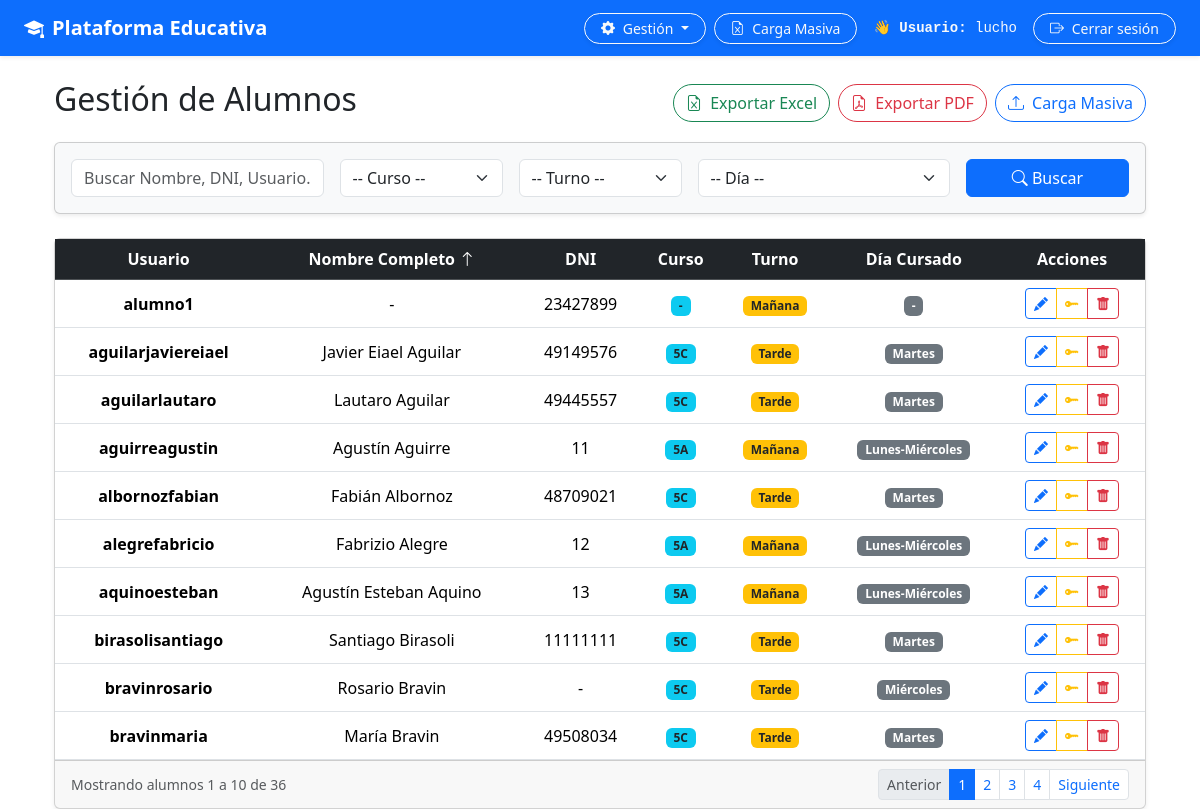
Screenshot of /auth/alumnos/ (signed in) with the database file from the repository.
### usuarios/models.py (models this page shows, shortened)
class Usuario(AbstractUser):
  TURNOS = [
      ('M', 'Mañana'),
      ('T', 'Tarde'),
      ('N', 'Noche'),
  ]
  dni = models.CharField(max_length=20, unique=True, null=True, blank=True)
  curso = models.CharField(
      max_length=100,
      blank=True,
      null=True,
      help_text='Ejemplo: 5A, 5C, 6to 1ra',
  )
  turno = models.CharField(
      max_length=1,
      choices=TURNOS,
      default='M',
      help_text='Turno al que pertenece el alumno (Mañana/Tarde/Noche)',
  )
  dia_cursado = models.CharField(
      max_length=50,
      blank=True,
      null=True,
      help_text='Ejemplo: Lunes, Miércoles o Lunes,Martes',
  )
  ultimo_equipo = models.CharField(
      max_length=100,
      blank=True,
      null=True,
      help_text='Nombre de la netbook o PC usada en el último inicio de sesión (ej. ALUMNO-05)',
  )
  ultima_conexion = models.DateTimeField(
      null=True,
      blank=True,
      help_text='Última fecha y hora de actividad/login registrada',
  )

### usuarios/views.py (the view, shortened to what this page needs)
# urls.py: path('alumnos/', views.lista_alumnos, name='lista_alumnos'),
@login_required
@user_passes_test(es_administrador)
def lista_alumnos(request):
  busqueda = request.GET.get('q', '').strip()
  curso_filtro = request.GET.get('curso', '').strip()
  dia_filtro = request.GET.get('dia_cursado', '').strip()
  turno_filtro = request.GET.get('turno', '').strip()
  order_by = request.GET.get('order_by', 'last_name')
  alumnos = Usuario.objects.filter(is_superuser=False, is_staff=False)
  if curso_filtro:
    alumnos = alumnos.filter(curso__icontains=curso_filtro)
  if dia_filtro:
    alumnos = alumnos.filter(dia_cursado__icontains=dia_filtro)
  if turno_filtro:
    alumnos = alumnos.filter(turno=turno_filtro)
  campos_validos = [
      'username',
      '-username',
      'last_name',
      '-last_name',
      'first_name',
      '-first_name',
      'dni',
      '-dni',
      'curso',
      '-curso',
      'dia_cursado',
      '-dia_cursado',
      'turno',
      '-turno',
  ]
  if order_by in campos_validos:
    alumnos = alumnos.order_by(order_by)
  else:
    alumnos = alumnos.order_by('last_name', 'first_name')
  paginator = Paginator(alumnos, 10)
  page_number = request.GET.get('page')
  page_obj = paginator.get_page(page_number)
  cursos = (
      Usuario.objects.filter(is_superuser=False, is_staff=False)
      .values_list('curso', flat=True)
      .distinct()
  )
  dias = (
      Usuario.objects.filter(is_superuser=False, is_staff=False)
      .values_list('dia_cursado', flat=True)
      .distinct()
  )
  context = {
      'page_obj': page_obj,
      'alumnos': page_obj.object_list,
      'busqueda': busqueda,
      'curso_filtro': curso_filtro,
      'dia_filtro': dia_filtro,
      'turno_filtro': turno_filtro,
      'order_by': order_by,
      'cursos': sorted(filter(None, cursos)),
      'dias': sorted(filter(None, dias)),
      'turnos': Usuario.TURNOS,
  }
  return render(request, 'usuarios/lista_alumnos.html', context)

### usuarios/views.py (called while the page is built)
def es_administrador(user):
  return user.is_authenticated and (user.is_staff or user.is_superuser)

### usuarios/templates/usuarios/lista_alumnos.html (shortened to what this page needs)
{% extends 'base.html' %}
{% block content %}
<div class="container mt-4">
    <div class="d-flex justify-content-between align-items-center mb-3">
        <h2>Gestión de Alumnos</h2>
        <div class="d-flex gap-2">
            <a href="{% url 'exportar_alumnos_excel' %}?q={{ busqueda }}&curso={{ curso_filtro }}&dia_cursado={{ dia_filtro }}&turno={{ turno_filtro }}" class="btn btn-outline-success rounded-pill">
                <i class="bi bi-file-earmark-excel me-1"></i> Exportar Excel
            </a>
            <a href="{% url 'exportar_alumnos_pdf' %}?q={{ busqueda }}&curso={{ curso_filtro }}&dia_cursado={{ dia_filtro }}&turno={{ turno_filtro }}" target="_blank" class="btn btn-outline-danger rounded-pill">
                <i class="bi bi-file-earmark-pdf me-1"></i> Exportar PDF
            </a>
            <a href="{% url 'cargar_usuarios_excel' %}" class="btn btn-outline-primary rounded-pill">
                <i class="bi bi-upload me-1"></i> Carga Masiva
            </a>
        </div>
    </div>
    <div class="card shadow-sm p-3 mb-4 bg-light">
        <form method="get" class="row g-3 align-items-center">
            <div class="col-md-3">
                <input type="text" name="q" value="{{ busqueda }}" class="form-control" placeholder="Buscar Nombre, DNI, Usuario...">
            </div>
            <div class="col-md-2">
                <select name="curso" class="form-select">
                    <option value="">-- Curso --</option>
                </select>
            </div>
            <div class="col-md-2">
                <select name="turno" class="form-select">
                    <option value="">-- Turno --</option>
                </select>
            </div>
            <div class="col-md-3">
                <select name="dia_cursado" class="form-select">
                    <option value="">-- Día --</option>
                </select>
            </div>
            <div class="col-md-2 d-flex gap-2">
                <button type="submit" class="btn btn-primary w-100"><i class="bi bi-search"></i> Buscar</button>
            </div>
        </form>
    </div>
    <div class="card shadow-sm">
        <div class="table-responsive">
            <table class="table table-hover align-middle mb-0 text-center">
                <thead class="table-dark">
                    <tr>
                        <th>
                            <a href="?order_by={% if order_by == 'username' %}-username{% else %}username{% endif %}&q={{ busqueda }}&curso={{ curso_filtro }}&dia_cursado={{ dia_filtro }}&turno={{ turno_filtro }}" class="text-white text-decoration-none">
                                Usuario
                            </a>
                        </th>
                        <th>
                            <a href="?order_by={% if order_by == 'last_name' %}-last_name{% else %}last_name{% endif %}&q={{ busqueda }}&curso={{ curso_filtro }}&dia_cursado={{ dia_filtro }}&turno={{ turno_filtro }}" class="text-white text-decoration-none">
                                Nombre Completo
                                {% if order_by == 'last_name' %}<i class="bi bi-arrow-up"></i>{% elif order_by == '-last_name' %}<i class="bi bi-arrow-down"></i>{% endif %}
                            </a>
                        </th>
                        <th>
                            <a href="?order_by={% if order_by == 'dni' %}-dni{% else %}dni{% endif %}&q={{ busqueda }}&curso={{ curso_filtro }}&dia_cursado={{ dia_filtro }}&turno={{ turno_filtro }}" class="text-white text-decoration-none">
                                DNI
                            </a>
                        </th>
                        <th>
                            <a href="?order_by={% if order_by == 'curso' %}-curso{% else %}curso{% endif %}&q={{ busqueda }}&curso={{ curso_filtro }}&dia_cursado={{ dia_filtro }}&turno={{ turno_filtro }}" class="text-white text-decoration-none">
                                Curso
                            </a>
                        </th>
                        <th>
                            <a href="?order_by={% if order_by == 'turno' %}-turno{% else %}turno{% endif %}&q={{ busqueda }}&curso={{ curso_filtro }}&dia_cursado={{ dia_filtro }}&turno={{ turno_filtro }}" class="text-white text-decoration-none">
                                Turno
                            </a>
                        </th>
                        <th>
                            <a href="?order_by={% if order_by == 'dia_cursado' %}-dia_cursado{% else %}dia_cursado{% endif %}&q={{ busqueda }}&curso={{ curso_filtro }}&dia_cursado={{ dia_filtro }}&turno={{ turno_filtro }}" class="text-white text-decoration-none">
                                Día Cursado
                            </a>
                        </th>
                        <th>Acciones</th>
                    </tr>
                </thead>
                <tbody>
                    {% for a in alumnos %}
                    <tr>
                        <td><strong>{{ a.username }}</strong></td>
                        <td>{{ a.get_full_name|default:"-" }}</td>
                        <td>{{ a.dni|default:"-" }}</td>
                        <td><span class="badge bg-info text-dark">{{ a.curso|default:"-" }}</span></td>
                        <td><span class="badge bg-warning text-dark">{{ a.get_turno_display|default:"-" }}</span></td>
                        <td><span class="badge bg-secondary">{{ a.dia_cursado|default:"-" }}</span></td>
                        <td>
                            <div class="btn-group btn-group-sm">
                                <a href="{% url 'editar_alumno' a.pk %}" class="btn btn-outline-primary" title="Editar"><i class="bi bi-pencil-fill"></i></a>
                                <a href="{% url 'reset_password_alumno' a.pk %}" class="btn btn-outline-warning" title="Cambiar Contraseña"><i class="bi bi-key-fill"></i></a>
                                <a href="{% url 'eliminar_alumno' a.pk %}" class="btn btn-outline-danger" title="Eliminar"><i class="bi bi-trash-fill"></i></a>
                            </div>
                        </td>
                    </tr>
                    {% empty %}
                    <tr>
                        <td colspan="7" class="py-4 text-muted">No se encontraron alumnos registrados con los criterios seleccionados.</td>
                    </tr>
                    {% endfor %}
                </tbody>
            </table>
        </div>
        {% if page_obj.has_other_pages %}
        <div class="card-footer d-flex justify-content-between align-items-center">
            <small class="text-muted">Mostrando alumnos {{ page_obj.start_index }} a {{ page_obj.end_index }} de {{ page_obj.paginator.count }}</small>
            <nav>
                <ul class="pagination pagination-sm mb-0">
                    {% if page_obj.has_previous %}
                        <li class="page-item">
                            <a class="page-page-link page-link" href="?page={{ page_obj.previous_page_number }}&q={{ busqueda }}&curso={{ curso_filtro }}&dia_cursado={{ dia_filtro }}&turno={{ turno_filtro }}&order_by={{ order_by }}">Anterior</a>
                        </li>
                    {% else %}
                        <li class="page-item disabled"><span class="page-link">Anterior</span></li>
                    {% endif %}
                    {% for i in page_obj.paginator.page_range %}
                        {% if page_obj.number == i %}
                            <li class="page-item active"><span class="page-link">{{ i }}</span></li>
                        {% else %}
                            <li class="page-item">
                                <a class="page-link" href="?page={{ i }}&q={{ busqueda }}&curso={{ curso_filtro }}&dia_cursado={{ dia_filtro }}&turno={{ turno_filtro }}&order_by={{ order_by }}">{{ i }}</a>
                            </li>
                        {% endif %}
                    {% endfor %}
                    {% if page_obj.has_next %}
                        <li class="page-item">
                            <a class="page-link" href="?page={{ page_obj.next_page_number }}&q={{ busqueda }}&curso={{ curso_filtro }}&dia_cursado={{ dia_filtro }}&turno={{ turno_filtro }}&order_by={{ order_by }}">Siguiente</a>
                        </li>
                    {% else %}
                        <li class="page-item disabled"><span class="page-link">Siguiente</span></li>
                    {% endif %}
                </ul>
            </nav>
        </div>
        {% endif %}
    </div>
</div>
{% endblock %}

### templates/navbar.html (shortened to what this page needs)
{% load static %}
<nav class="navbar navbar-expand-lg navbar-dark bg-primary mb-4 shadow-sm">
    <div class="container-fluid px-4">
        <a class="navbar-brand fw-bold" href="{% url 'educacion:inicio' %}">
            <i class="bi bi-mortarboard-fill me-2"></i>Plataforma Educativa
        </a>
        <div class="collapse navbar-collapse" id="navbarNav">
            <ul class="navbar-nav ms-auto align-items-center gap-2 mt-2 mt-lg-0">
                {% if user.is_authenticated %}
                    {% if user.is_staff or user.is_superuser %}
                        <li class="nav-item dropdown">
                            <a class="btn btn-outline-light btn-sm rounded-pill px-3 dropdown-toggle shadow-sm" href="#" id="gestionDropdown" role="button" data-bs-toggle="dropdown" aria-expanded="false">
                                <i class="bi bi-gear-fill me-1"></i> Gestión
                            </a>
                        </li>
                        <li class="nav-item">
                            <a class="btn btn-outline-light btn-sm rounded-pill px-3 shadow-sm" href="{% url 'cargar_usuarios_excel' %}">
                                <i class="bi bi-file-earmark-excel me-1"></i> Carga Masiva
                            </a>
                        </li>
                    {% endif %}
                    <li class="nav-item text-light font-monospace small px-2">
                        👋 <strong>Usuario:</strong> {{ user.get_full_name|default:user.username }}
                    </li>
                    <li class="nav-item">
                        <form method="post" action="{% url 'logout' %}" class="d-inline">
                            <button type="submit" class="btn btn-outline-light btn-sm rounded-pill px-3 shadow-sm">
                                <i class="bi bi-box-arrow-right me-1"></i> Cerrar sesión
                            </button>
                        </form>
                    </li>
                {% else %}
                    <li class="nav-item">
                        <a class="btn btn-light btn-sm rounded-pill px-3 shadow-sm" href="{% url 'login' %}">
                            <i class="bi bi-box-arrow-in-right me-1"></i> Iniciar sesión
                        </a>
                    </li>
                {% endif %}
            </ul>
        </div>
    </div>
</nav>

### static/css/estilos.css (style rules this page uses)
.navbar-brand { transition: 0.3s; }

### rows the page displays
Usuario: get_full_name "lucho"
Usuario: username "alumno1", get_full_name "-", dni "23427899", curso "-", turno "Mañana", dia_cursado "-"
Usuario: username "aguilarjaviereiael", get_full_name "Javier Eiael Aguilar", dni "49149576", curso "5C", turno "Tarde", dia_cursado "Martes"
Usuario: username "aguilarlautaro", get_full_name "Lautaro Aguilar", dni "49445557", curso "5C", turno "Tarde", dia_cursado "Martes"
Usuario: username "aguirreagustin", get_full_name "Agustín Aguirre", dni "11", curso "5A", turno "Mañana", dia_cursado "Lunes-Miércoles"
Usuario: username "albornozfabian", get_full_name "Fabián Albornoz", dni "48709021", curso "5C", turno "Tarde", dia_cursado "Martes"
Usuario: username "alegrefabricio", get_full_name "Fabrizio Alegre", dni "12", curso "5A", turno "Mañana", dia_cursado "Lunes-Miércoles"
Usuario: username "aquinoesteban", get_full_name "Agustín Esteban Aquino", dni "13", curso "5A", turno "Mañana", dia_cursado "Lunes-Miércoles"
Usuario: username "birasolisantiago", get_full_name "Santiago Birasoli", dni "11111111", curso "5C", turno "Tarde", dia_cursado "Martes"
Usuario: username "bravinrosario", get_full_name "Rosario Bravin", dni "-", curso "5C", turno "Tarde", dia_cursado "Miércoles"
Usuario: username "bravinmaria", get_full_name "María Bravin", dni "49508034", curso "5C", turno "Tarde", dia_cursado "Martes"

### other values shown
{{ page_obj.start_index }} "1"
{{ page_obj.end_index }} "10"
{{ page_obj.paginator.count }} "36"
{{ i }} "1"
{{ i }} "2" "3" "4"
